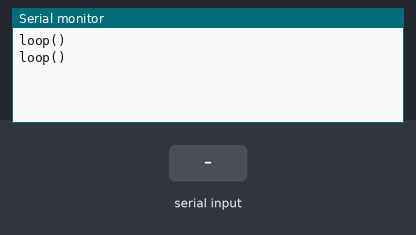
The sketch below on a simulated Arduino Uno, built with avr-gcc and run on an emulated ATmega328P. Shown: the last lines printed to the serial monitor. Inputs (shaded band) come from the test bench.

Above: at 1.2 s.
1.3 s: "1" received over Serial
At 3.8 s:
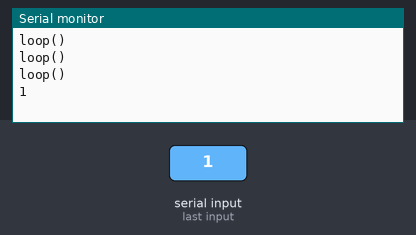
4.3 s: "0" received over Serial
5.8 s: "2" received over Serial
At 7.3 s:
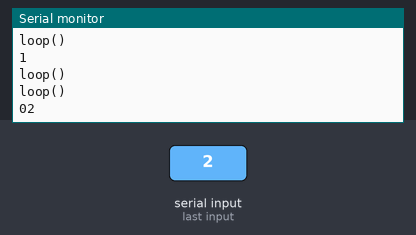

The sketch:

09-read-serial.ino
```cpp
/**
 * https://www.arduino.cc/reference/en/language/functions/communication/serial/
 * https://unix.stackexchange.com/a/117064/21868
 *
 */

String data;

#define baud_rate 115200

void setup() {
  Serial.print("Using serial baud rate ");
  Serial.println(baud_rate);
  Serial.begin(baud_rate);
}

void loop() {
  Serial.println("loop()");
  while(Serial.available()) {
    data = Serial.readString();
    Serial.print(data);
  }
  Serial.println();
  delay(1000);
}
```

Measured:
- after the input at 1.3 s, the serial monitor: prints a new line after 1.7 s (image 1)
- after the input at 5.8 s, the serial monitor: prints a new line after 1.0 s (image 2)
